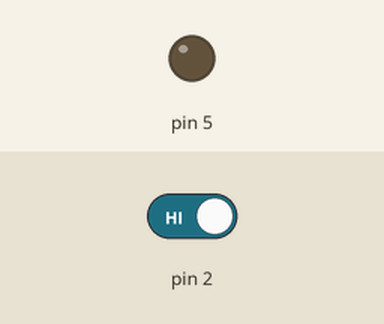
Simulated run of this sketch. Board: Arduino Uno, built with avr-gcc and run on an emulated ATmega328P. On the bench: output pins drawn as LEDs (lit = HIGH). The inputs (shaded band) are chosen by the test bench; at power-on: pin 2 HIGH.

Above: at 1.2 s.
1.3 s: pin 2 driven LOW
At 2.5 s:
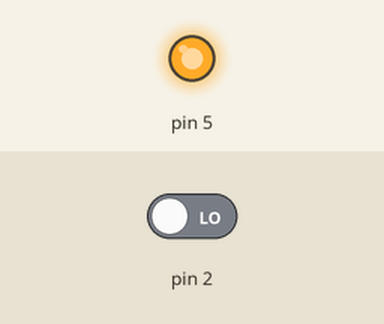
Timing chart, 0 to 4.3 s (numbered marks = the images above; inputs shaded):
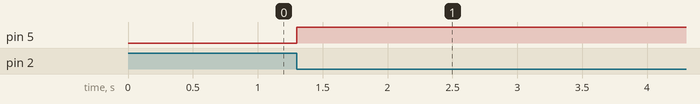

The sketch:

blink.ino
```cpp
void setup() {
  pinMode(5, OUTPUT);
}

bool ledOn = false, buttonPressed = false;

void loop() {
  bool justPressed = digitalRead(2);

  if(!justPressed && buttonPressed)
    digitalWrite(5, ledOn = !ledOn);
  buttonPressed = justPressed;
  delay(100);
}
```

Measured:
- after the input at 1.3 s, pin 5: LOW → HIGH at once
